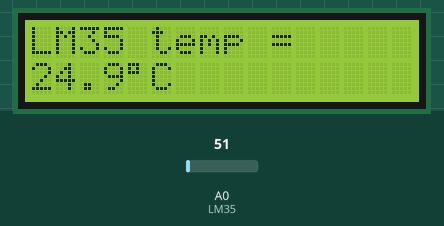
Recording of a sketch running on a simulated Arduino Uno, built with avr-gcc and run on an emulated ATmega328P. On the bench: 16×2 character LCD. The test bench sets the inputs (shaded band); at power-on: A0 (LM35) = 51.

Above: at 3.7 s.
3.8 s: A0 (LM35) set to 23
At 5.1 s:
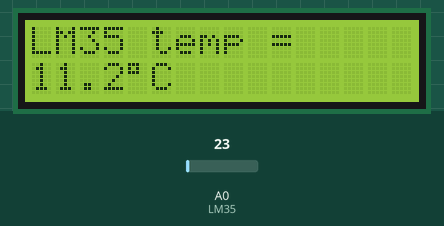
6.0 s: A0 (LM35) set to 19
At 7.7 s:
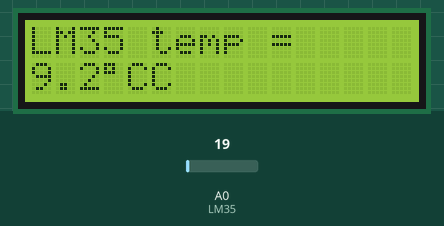
8.0 s: A0 (LM35) set to 15
At 9.7 s:
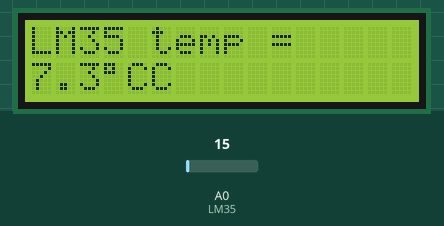
Timing chart, 0 to 11.2 s (numbered marks = the images above; inputs shaded):
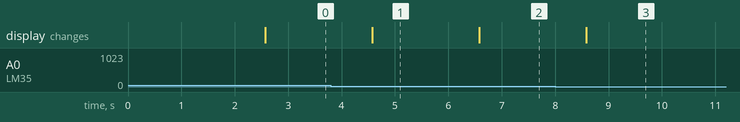

The sketch:

LESSON14.ino
```cpp
/******************************************************************************
----------------本例程仅供学习使用，未经作者允许，不得用于其他用途。-----------
------------------------版权所有，仿冒必究！-----------------------------------
----------------1.开发环境:Arduino IDE-----------------------------------------
----------------2.测试使用开发板型号：Arduino Leonardo or Arduino UNO R3-------
----------------3.单片机使用晶振：16M------------------------------------------
----------------4.淘宝网址：Ilovemcu.taobao.com--------------------------------
----------------------------epic-mcu.taobao.com--------------------------------
----------------5.作者：神秘藏宝室---------------------------------------------
******************************************************************************/
#include <LiquidCrystal.h>

#define LM35 A0

LiquidCrystal lcd(12,11,5,4,3,2);			//构造一个LiquidCrystal的类成员。使用数字IO ，12,11,5,4,3,2

int val = 0;				//存放AD变量值
float temp = 0;			//存放温度值的10倍

void setup()
{
  lcd.begin(16,2);		            //初始化LCD1602
  lcd.print("Welcome to use!");		//液晶显示Welcome to use！
  delay(2500);				            //延时2500ms
  lcd.clear();			            	//液晶清屏
}

void loop()
{

  val = analogRead(LM35);		//读取AD值
  temp = val * 4.8876;			//转换为温度值的10倍，有利于液晶显示
  lcd.setCursor(0,0);				//设置液晶开始显示的指针位置
  lcd.print("LM35 temp =");	//液晶显示“LM35 temp =”
  lcd.setCursor(0,1);				//设置液晶开始显示的指针位置
  lcd.print((int)temp/10);	//液晶显示温度整数值
  lcd.print(".");						//液晶显示小数点
  lcd.print((int)temp%10);	//液晶显示温度小数值

  lcd.print((char)223);			//液晶显示“°”
  lcd.print("C");						//液晶显示“C”
  delay(1000);							//延时1000ms
}
```

Measured:
- the behaviour switches between 21 and 20 on A0 (LM35) (found by bisection; images 1 and 2)
- after the input at 3.8 s, the display: changes after 0.78 s (image 1)
- after the input at 6.0 s, the display: changes after 0.58 s (image 2)
- after the input at 8.0 s, the display: changes after 0.59 s (image 3)
